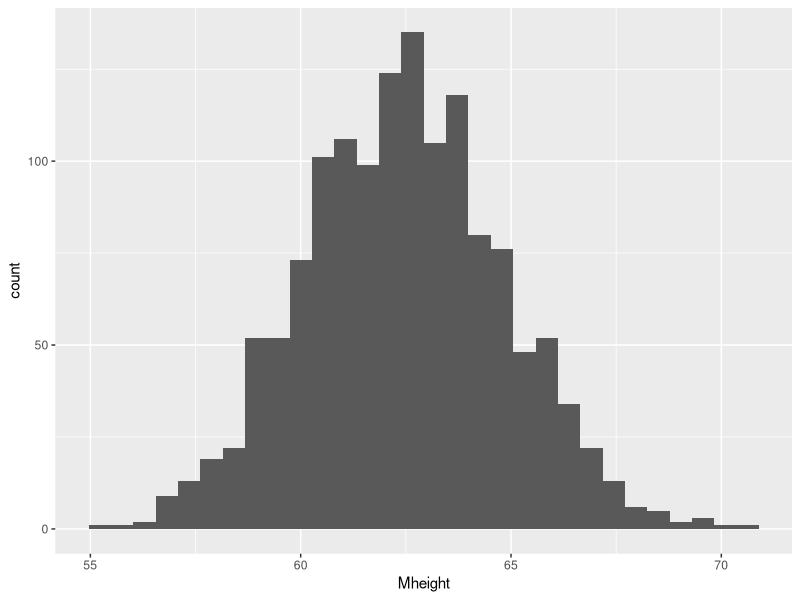

Write the R code that produced this figure.
## ---- chunk 1
library(tidyverse) 
library(knitr) 
opts_chunk$set(
  tidy = FALSE,
  cache = FALSE,
  echo = TRUE,
  warning = FALSE,
  message = FALSE,
  dpi = 300,
  fig.align = "center",
  fig.width = 3,
  fig.height = 3
  )
## ---- chunk 2
5 + 3
## ---- chunk 3
# everything after # (pound sign) is ignored
# useful for comments
2 * 5 # product of 2 and 5
## ---- chunk 4
3^2
## ---- chunk 5
3**2
## ---- chunk 6
Num1 <- 5 
Num2 <- 3 
sum_num <- Num1 + Num2
prod.num <- Num1 * Num2
print(sum_num) 
print(prod.num)
## ---- chunk 7
first_name <- "John" # use quotation marks for character strings
last_name <- 'Smith' # single quotation also works
print(first_name)
print(last_name)
## ---- chunk 8
a <- 1; b <- 3 # semicolon (;) can be used to separate lines
s <- sum(a, b) # sum() is a function that computes the sum
print(s)
## ---- chunk 9
first_name <- "John" 
last_name <- "Smith"
# paste() puts together multiple character strings
full_name <- paste(first_name, last_name) 
print(full_name)
## ---- chunk 10
vec1 <- c(2, 3, 5, 7, 1, 4)
print(vec1)
## ---- chunk 11
vec2 <- c("Joe", "waited", "for", "the", "train")
print(vec2)
## ---- chunk 12
length(vec1)
sum(vec1)
## ---- chunk 13
sort(vec1)
## ---- chunk 14
sort(vec1, decreasing = T)
## ---- chunk 15
collapse1 <- paste(vec2, collapse = " "); print(collapse1)
## ---- chunk 16
collapse2 <- paste(vec2, collapse = "_"); print(collapse2)
## ---- chunk 17
paste(vec2, collapse = "")
## ---- chunk 18
collapse3 <- paste(vec2, collapse = ""); print(collapse3)
## ---- chunk 19
a <- vec1[3]
print(a)
## ---- chunk 20
dm <- vec2[c(1, 5)]
print(dm)
## ---- chunk 21
vec1[length(vec1)]
## ---- chunk 22
w1 <- c(1, 2, 3, 4, 5, 6, 7, 8, 9, 10)
sum(w1)
## ---- chunk 23
# 
w2 <- 1:10
print(w2)
sum(w2) 
## ---- chunk 24
# one can use a function seq()
# type ?seq to get help
w3 <- seq(2, 20, by = 2)
sum(w3)
## ---- chunk 25
w4 <- 2*w1 # product of a single number and a vector
print(w4)
sum(w4)
## ---- chunk 26
# use of the function data.frame()
first_name <- c("Lisa", "John", "Chuck", "Matt")
last_name <- c("Simpson", "Smith", "Williams", "June")
age_yrs <- c(8, 42, 81, 23)
book <- data.frame(first = first_name,
                   last = last_name,
                   age = age_yrs)
print(book)
dim(book) # dimensions of a data frame: dim()
## ---- chunk 27
# extract a single element from a data frame
book[2, 3]
# extract a column: use $
age_extracted <- book$age
print(age_extracted)
# extract a row
book[4, ]
## ---- chunk 28
# use column number
method1 <- book[,1]
print(method1)
## ---- chunk 29
# use "$" to extract a column
method2 <- book$first
print(method2)
## ---- chunk 30
# heights.txt is a space-delimited file 
# consisting of 1375 observations of mom/daughter age height pairs
# file path `file = "heights.txt"` below should be adjusted!
# Mac users: Finder -> Right click -> Option -> Copy as pathname
d <- read.table(file = "heights.txt", header = TRUE, sep = " ")
## ---- chunk 31
dim(d) # dimension
names(d) # variable(column) names
## ---- chunk 32
head(d) # first few rows (6 rows by default)
tail(d) # last few rows
## ---- chunk 33
g1 <- ggplot(d, aes(x = Mheight)) + 
  geom_histogram()
print(g1)
